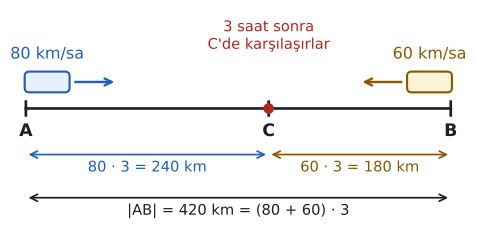

Write the Python code that produced this figure.
import sys; sys.path.insert(0, "tools")
from cizim import *

# A ile B arası 420 km. A'dan 80 km/sa, B'den 60 km/sa aynı anda birbirine doğru çıkıyor.
# Karşılaşma süresi 420 / (80 + 60) = 3 saat. A'dan çıkan 80 * 3 = 240 km, B'den çıkan 60 * 3 = 180 km gider.
s = 1 / 60  # 60 km = 1 birim
fig, ax = sekil(6.2, 3.0)
ax.axis("off")
A, C, B = 0, 240 * s, 420 * s
ax.plot([A, B], [0, 0], color=YAZI, lw=2)
for x, ad in ((A, "A"), (C, "C"), (B, "B")):
    ax.plot([x, x], [-0.12, 0.12], color=YAZI, lw=2)
    ax.text(x, -0.25, ad, ha="center", va="top", fontsize=13, fontweight="bold")
nokta(ax, C, 0, renk=KIRMIZI)

def arac(x, renk, acik, yon):
    ax.add_patch(patches.FancyBboxPatch((x - 0.35, 0.3), 0.7, 0.32, boxstyle="round,pad=0.02,rounding_size=0.08",
                                        facecolor=acik, edgecolor=renk, lw=1.6))
    ax.annotate("", xy=(x + yon * 1.15, 0.46), xytext=(x + yon * 0.42, 0.46), arrowprops=dict(arrowstyle="->", color=renk, lw=1.8))

arac(A + 0.35, MAVI, MAVI_ACIK, 1)
arac(B - 0.35, SARI, SARI_ACIK, -1)
ax.text(A + 0.35, 0.8, "80 km/sa", ha="center", va="bottom", fontsize=12, color=MAVI)
ax.text(B - 0.35, 0.8, "60 km/sa", ha="center", va="bottom", fontsize=12, color=SARI)
ax.text(C, 0.95, "3 saat sonra\nC'de karşılaşırlar", ha="center", va="bottom", fontsize=11, color=KIRMIZI)
# alt ölçüler
for x1, x2, y, yazi, renk in ((A, C, -0.8, "80 · 3 = 240 km", MAVI), (C, B, -0.8, "60 · 3 = 180 km", SARI),
                              (A, B, -1.55, "|AB| = 420 km = (80 + 60) · 3", YAZI)):
    ax.annotate("", xy=(x1, y), xytext=(x2, y), arrowprops=dict(arrowstyle="<->", color=renk, lw=1.3))
    ax.text((x1 + x2) / 2, y - 0.1, yazi, ha="center", va="top", fontsize=11, color=renk)
ax.set_xlim(-0.3, B + 0.3); ax.set_ylim(-2.1, 1.75)
kaydet(fig, __file__)
